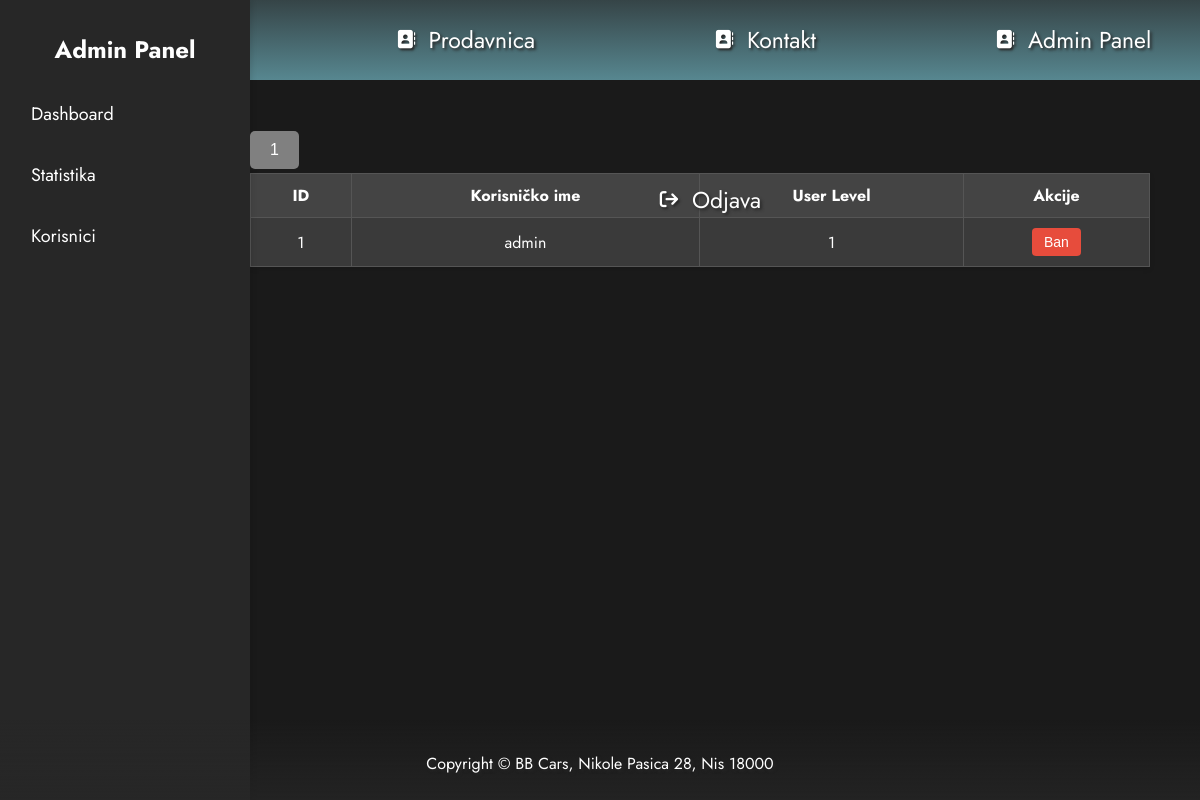
/index.php?module=korisnici (signed in), run on an earlier commit of the app's database.
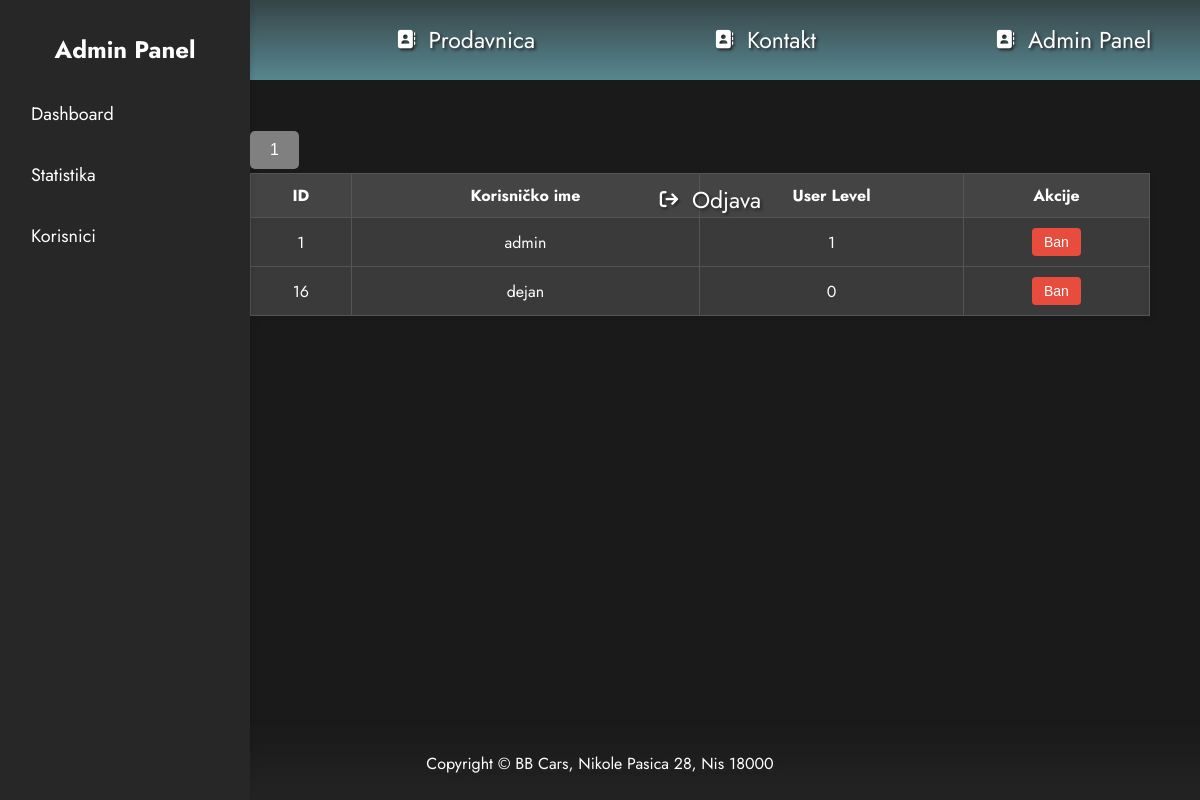
And on a later commit of the database.
### tables this page shows
CREATE TABLE IF NOT EXISTS `users` (
  `id` int(11) unsigned NOT NULL AUTO_INCREMENT,
  `username` varchar(20) NOT NULL,
  `password` varchar(32) NOT NULL,
  `user_level` tinyint(1) NOT NULL,
  PRIMARY KEY (`id`),
  UNIQUE KEY `username` (`username`)
);

### core/functions-authorize.php (called while the page is built)
<?php
function is_admin() {
	return
		($_SESSION['login_status'] ?? '') == 1
		&& ($_SESSION['user_level'] ?? '') == USER_ADMIN
		? true : false;
}
?>

### modules/model-korisnici.php (called while the page is built, shortened)
<?php
$usersPerPage = 10;
$page = isset($_GET['page']) ? (int)$_GET['page'] : 1;
$page = max($page, 1);
$start = ($page - 1) * $usersPerPage;
$totalUsersQuery = $db->query("SELECT COUNT(*) AS total FROM users");
$totalUsers = $totalUsersQuery->fetch_assoc()['total'];
$totalPages = ceil($totalUsers / $usersPerPage);
$result = $db->query("SELECT * FROM users LIMIT $start, $usersPerPage");
?>

### template/view-korisnici.php (the view, shortened to what this page needs)
<link rel="stylesheet" href="./public/css/index.css">
<div class="admin-panel">
    <aside class="sidebar">
        <h2>Admin Panel</h2>
        <nav>
            <ul>
            <?php if (is_admin()): ?>
                <li>
                    <a href="<?= URL_INDEX ?>?module=admin-panel">Dashboard</a>
                </li>
            <?php endif; ?>
            <?php if (is_admin()): ?>
                <li>
                    <a href="<?= URL_INDEX ?>?module=statistics">Statistika</a>
                </li>
            <?php endif; ?>
            <?php if (is_admin()): ?>
                <li>
                    <a href="<?= URL_INDEX ?>?module=korisnici">Korisnici</a>
                </li>
            <?php endif; ?>
            </ul>
        </nav>
    </aside>
<div>
<section class="sekcijaadmin">
        <h1>Korisnici</h1>
       <div class="koristabela">
       <nav class="pagination">
        <?php for ($i = 1; $i <= $totalPages; $i++): ?>
            <a href="?module=korisnici&page=<?= $i ?>" class="<?= $i === $page ? 'active' : '' ?>"><?= $i ?></a>
        <?php endfor; ?>
    </nav>
       <table class="korisnici-tabela">
            <thead>
                <tr>
                    <th>ID</th>
                    <th>Korisničko ime</th>
                    <th>User Level</th>
                    <th>Akcije</th>
                </tr>
            </thead>
            <tbody>
                <?php if ($result->num_rows > 0): ?>
                    <?php while ($row = $result->fetch_assoc()): ?>
                        <tr>
                            <td><?= htmlspecialchars($row['id']) ?></td>
                            <td><?= htmlspecialchars($row['username']) ?></td>
                            <td><?= htmlspecialchars($row['user_level']) ?></td>
                            <td>
                                <form method="post">
                                    <button type="submit" name="ban_user" class="ban-button">Ban</button>
                                </form>
                            </td>
                        </tr>
                    <?php endwhile; ?>
                <?php else: ?>
                    <tr>
                        <td colspan="4">Nema korisnika u bazi podataka.</td>
                    </tr>
                <?php endif; ?>
            </tbody>
        </table>
       </div>
                </section>
    </div>

What changed in the data, as far as the page shows it:
added users: id "16", username "dejan", user_level "0"
